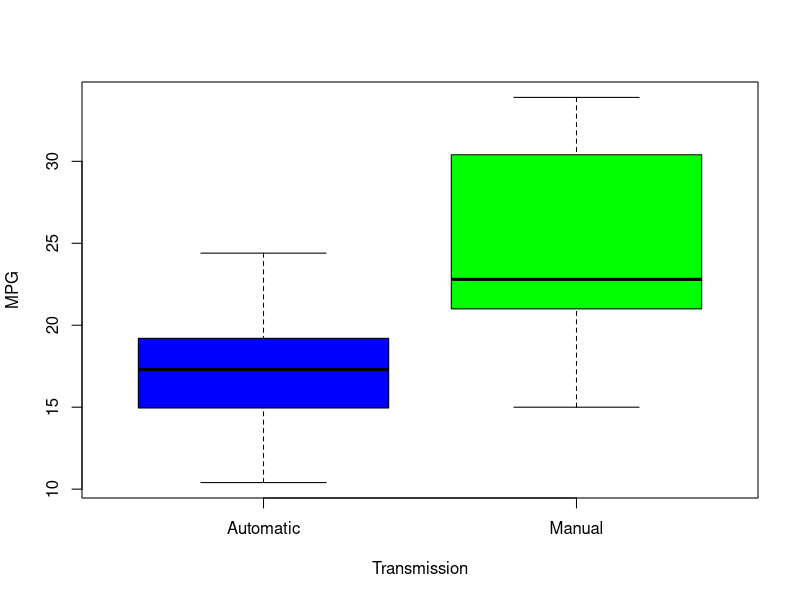
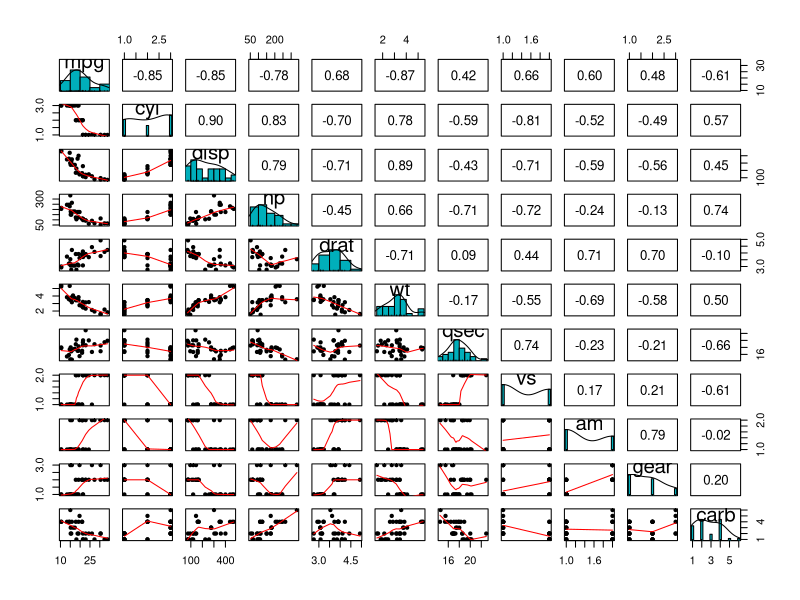
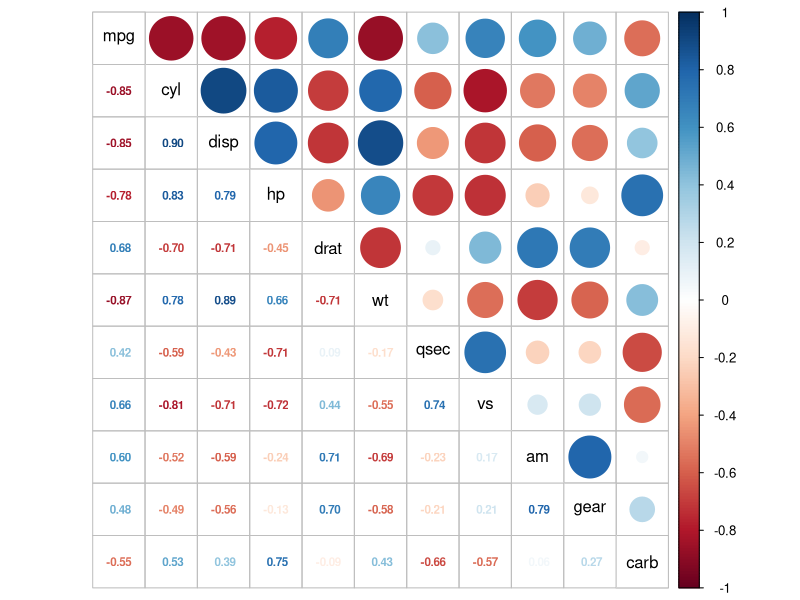
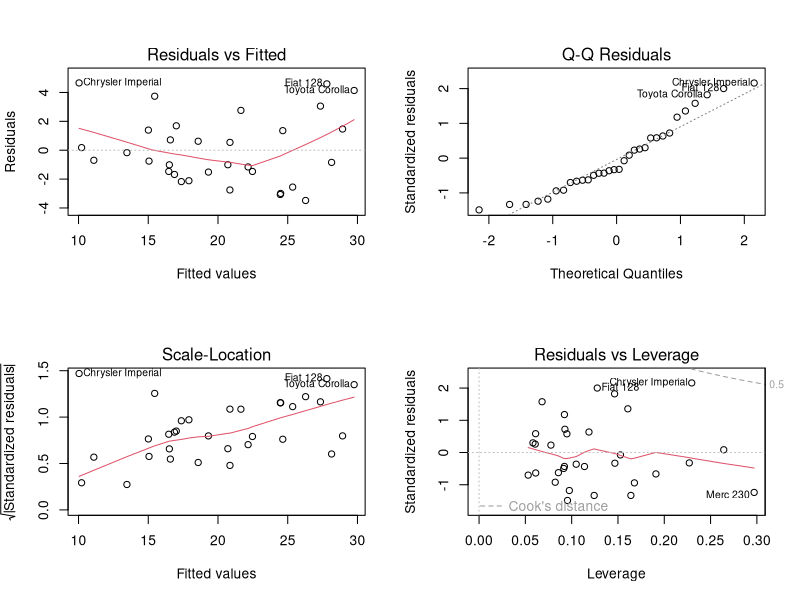

Generate these figures, in order, with R:
## ---- chunk 1
data(mtcars)
dim(mtcars)
head(mtcars,3)
str(mtcars)
## ---- chunk 2
mtcars_org <- mtcars
mtcars$cyl <- factor(mtcars$cyl)
mtcars$vs <- factor(mtcars$vs)
mtcars$am <- factor(mtcars$am,labels=c("Automatic","Manual"))
mtcars$gear <- factor(mtcars$gear)
mtcars$carb <- factor(mtcars$carb)
## ---- chunk 3
x <- mtcars_org[1]
y <- mtcars_org[2:11] 
cor(x, y)
## ---- chunk 4
t <- t.test(mpg ~ am, data=mtcars)
t$estimate
t$p.value
## ---- chunk 5
initModel <- lm(mpg ~ ., data=mtcars)
summary(initModel) 
## ---- chunk 6
bestModel <- step(initModel, k=log(nrow(mtcars)), trace=FALSE)
summary(bestModel)  
## ---- chunk 7
mpg_amModel <- lm(mpg ~ am, data=mtcars)
summary(mpg_amModel) 
## ---- chunk 8
anova <- anova(mpg_amModel, bestModel)
## ---- chunk 9
confint(bestModel)
summary(bestModel)$coef 
## ---- chunk 10
hv_mean<- mean(hatvalues(bestModel))
hv <- hatvalues(bestModel)
tail(sort(hv),3)
## ---- chunk 11
boxplot(mtcars$mpg ~ mtcars$am, xlab="Transmission", ylab="MPG", col=c("blue","green"))
## ---- chunk 12
library(psych)
pairs.panels(mtcars, method = "pearson", hist.col = "#00AFBB", ellipses = FALSE)
## ---- chunk 13
require(corrplot)
corrplot.mixed(cor(mtcars_org), number.cex = .7, tl.col='black')
## ---- chunk 14
par(mfrow=c(2,2))
plot(bestModel)
